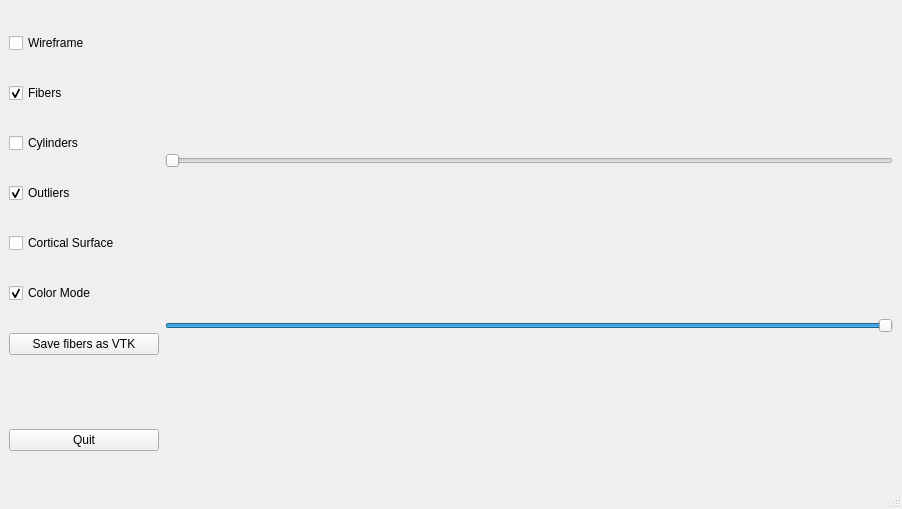
<?xml version="1.0" encoding="UTF-8"?>
<ui version="4.0">
 <class>MainWindow</class>
 <widget class="QMainWindow" name="MainWindow">
  <property name="geometry">
   <rect>
    <x>0</x>
    <y>0</y>
    <width>902</width>
    <height>509</height>
   </rect>
  </property>
  <property name="sizePolicy">
   <sizepolicy hsizetype="Expanding" vsizetype="Expanding">
    <horstretch>0</horstretch>
    <verstretch>0</verstretch>
   </sizepolicy>
  </property>
  <property name="windowTitle">
   <string>MainWindow</string>
  </property>
  <widget class="QWidget" name="centralwidget">
   <property name="sizePolicy">
    <sizepolicy hsizetype="MinimumExpanding" vsizetype="MinimumExpanding">
     <horstretch>0</horstretch>
     <verstretch>0</verstretch>
    </sizepolicy>
   </property>
   <layout class="QHBoxLayout" name="horizontalLayout">
    <item>
     <layout class="QGridLayout" name="gridLayout">
      <property name="sizeConstraint">
       <enum>QLayout::SetFixedSize</enum>
      </property>
      <item row="0" column="0">
       <widget class="QCheckBox" name="wireframe">
        <property name="sizePolicy">
         <sizepolicy hsizetype="Fixed" vsizetype="Fixed">
          <horstretch>0</horstretch>
          <verstretch>0</verstretch>
         </sizepolicy>
        </property>
        <property name="minimumSize">
         <size>
          <width>150</width>
          <height>0</height>
         </size>
        </property>
        <property name="text">
         <string>Wireframe</string>
        </property>
       </widget>
      </item>
      <item row="1" column="0">
       <widget class="QCheckBox" name="fibers">
        <property name="text">
         <string>Fibers</string>
        </property>
        <property name="checked">
         <bool>true</bool>
        </property>
       </widget>
      </item>
      <item row="5" column="0">
       <widget class="QCheckBox" name="ColorMode">
        <property name="text">
         <string>Color Mode</string>
        </property>
        <property name="checked">
         <bool>true</bool>
        </property>
       </widget>
      </item>
      <item row="8" column="0">
       <widget class="QLabel" name="informations">
        <property name="sizePolicy">
         <sizepolicy hsizetype="Fixed" vsizetype="Fixed">
          <horstretch>0</horstretch>
          <verstretch>0</verstretch>
         </sizepolicy>
        </property>
        <property name="text">
         <string/>
        </property>
       </widget>
      </item>
      <item row="10" column="0">
       <widget class="QPushButton" name="quit">
        <property name="sizePolicy">
         <sizepolicy hsizetype="Fixed" vsizetype="Fixed">
          <horstretch>0</horstretch>
          <verstretch>0</verstretch>
         </sizepolicy>
        </property>
        <property name="minimumSize">
         <size>
          <width>150</width>
          <height>0</height>
         </size>
        </property>
        <property name="text">
         <string>Quit</string>
        </property>
       </widget>
      </item>
      <item row="2" column="0">
       <widget class="QCheckBox" name="cylinders">
        <property name="text">
         <string>Cylinders</string>
        </property>
        <property name="checked">
         <bool>false</bool>
        </property>
       </widget>
      </item>
      <item row="3" column="0">
       <widget class="QCheckBox" name="outliers">
        <property name="text">
         <string>Outliers</string>
        </property>
        <property name="checked">
         <bool>true</bool>
        </property>
       </widget>
      </item>
      <item row="4" column="0">
       <widget class="QCheckBox" name="corticalSurface">
        <property name="text">
         <string>Cortical Surface</string>
        </property>
       </widget>
      </item>
      <item row="6" column="0">
       <widget class="QPushButton" name="SaveVTK">
        <property name="text">
         <string>Save fibers as VTK</string>
        </property>
       </widget>
      </item>
     </layout>
    </item>
    <item>
     <layout class="QVBoxLayout" name="verticalLayout">
      <item>
       <layout class="QVBoxLayout" name="layout_scene">
        <property name="sizeConstraint">
         <enum>QLayout::SetDefaultConstraint</enum>
        </property>
       </layout>
      </item>
      <item>
       <widget class="QSlider" name="geometrySlider">
        <property name="minimum">
         <number>0</number>
        </property>
        <property name="maximum">
         <number>2550</number>
        </property>
        <property name="value">
         <number>0</number>
        </property>
        <property name="orientation">
         <enum>Qt::Horizontal</enum>
        </property>
        <property name="invertedAppearance">
         <bool>false</bool>
        </property>
        <property name="invertedControls">
         <bool>false</bool>
        </property>
       </widget>
      </item>
      <item>
       <widget class="QSlider" name="slider">
        <property name="maximum">
         <number>100</number>
        </property>
        <property name="value">
         <number>100</number>
        </property>
        <property name="orientation">
         <enum>Qt::Horizontal</enum>
        </property>
       </widget>
      </item>
     </layout>
    </item>
   </layout>
  </widget>
  <widget class="QMenuBar" name="menubar">
   <property name="geometry">
    <rect>
     <x>0</x>
     <y>0</y>
     <width>902</width>
     <height>22</height>
    </rect>
   </property>
  </widget>
  <widget class="QStatusBar" name="statusbar"/>
 </widget>
 <resources/>
 <connections/>
</ui>
